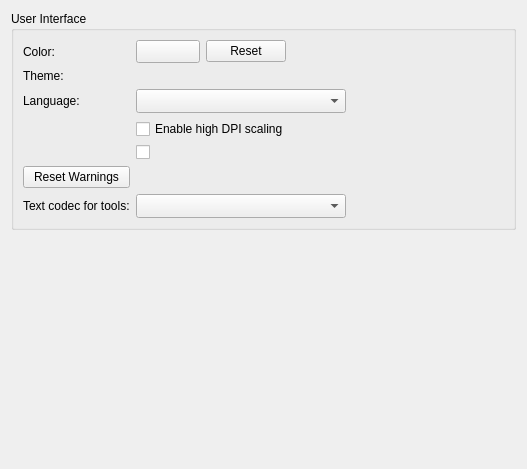
<?xml version="1.0" encoding="UTF-8"?>
<ui version="4.0">
 <class>Orca::Plugin::Core::GeneralSettings</class>
 <widget class="QWidget" name="Orca::Plugin::Core::GeneralSettings">
  <property name="geometry">
   <rect>
    <x>0</x>
    <y>0</y>
    <width>527</width>
    <height>469</height>
   </rect>
  </property>
  <layout class="QVBoxLayout" name="verticalLayout">
   <item>
    <widget class="QGroupBox" name="interfaceBox">
     <property name="title">
      <string>User Interface</string>
     </property>
     <layout class="QGridLayout" name="gridLayout">
      <item row="5" column="0">
       <widget class="QPushButton" name="resetWarningsButton">
        <property name="toolTip">
         <string>Re-enable warnings that were suppressed by selecting &quot;Do Not Show Again&quot; (for example, missing highlighter).</string>
        </property>
        <property name="text">
         <string comment="Button text">Reset Warnings</string>
        </property>
       </widget>
      </item>
      <item row="2" column="1">
       <layout class="QHBoxLayout" name="horizontalLayout_3">
        <item>
         <widget class="QComboBox" name="languageBox">
          <property name="sizeAdjustPolicy">
           <enum>QComboBox::AdjustToMinimumContentsLengthWithIcon</enum>
          </property>
          <property name="minimumContentsLength">
           <number>20</number>
          </property>
         </widget>
        </item>
        <item>
         <spacer name="horizontalSpacer_2">
          <property name="orientation">
           <enum>Qt::Horizontal</enum>
          </property>
          <property name="sizeHint" stdset="0">
           <size>
            <width>285</width>
            <height>20</height>
           </size>
          </property>
         </spacer>
        </item>
       </layout>
      </item>
      <item row="3" column="1">
       <widget class="QCheckBox" name="dpiCheckbox">
        <property name="text">
         <string>Enable high DPI scaling</string>
        </property>
       </widget>
      </item>
      <item row="0" column="1">
       <layout class="QHBoxLayout" name="horizontalLayout">
        <item>
         <widget class="Utils::QtColorButton" name="colorButton">
          <property name="sizePolicy">
           <sizepolicy hsizetype="Preferred" vsizetype="Preferred">
            <horstretch>0</horstretch>
            <verstretch>0</verstretch>
           </sizepolicy>
          </property>
          <property name="minimumSize">
           <size>
            <width>64</width>
            <height>0</height>
           </size>
          </property>
          <property name="alphaAllowed" stdset="0">
           <bool>false</bool>
          </property>
         </widget>
        </item>
        <item>
         <widget class="QPushButton" name="resetColorButton">
          <property name="toolTip">
           <string comment="Color">Reset to default.</string>
          </property>
          <property name="text">
           <string>Reset</string>
          </property>
         </widget>
        </item>
        <item>
         <spacer name="horizontalSpacer">
          <property name="orientation">
           <enum>Qt::Horizontal</enum>
          </property>
          <property name="sizeHint" stdset="0">
           <size>
            <width>285</width>
            <height>20</height>
           </size>
          </property>
         </spacer>
        </item>
       </layout>
      </item>
      <item row="2" column="0">
       <widget class="QLabel" name="languageLabel">
        <property name="text">
         <string>Language:</string>
        </property>
       </widget>
      </item>
      <item row="4" column="1">
       <widget class="QCheckBox" name="showShortcutsInContextMenus">
        <property name="text">
         <string/>
        </property>
       </widget>
      </item>
      <item row="1" column="0">
       <widget class="QLabel" name="themeLabel">
        <property name="text">
         <string>Theme:</string>
        </property>
       </widget>
      </item>
      <item row="1" column="1">
       <widget class="Orca::Plugin::Core::ThemeChooser" name="themeChooser" native="true"/>
      </item>
      <item row="0" column="0">
       <widget class="QLabel" name="colorLabel">
        <property name="text">
         <string>Color:</string>
        </property>
       </widget>
      </item>
      <item row="6" column="0">
       <widget class="QLabel" name="codecForLocale">
        <property name="text">
         <string>Text codec for tools:</string>
        </property>
       </widget>
      </item>
      <item row="6" column="1">
       <layout class="QHBoxLayout" name="horizontalLayout_4">
        <item>
         <widget class="QComboBox" name="codecBox">
          <property name="sizeAdjustPolicy">
           <enum>QComboBox::AdjustToMinimumContentsLengthWithIcon</enum>
          </property>
          <property name="minimumContentsLength">
           <number>20</number>
          </property>
         </widget>
        </item>
        <item>
         <spacer name="horizontalSpacer_3">
          <property name="orientation">
           <enum>Qt::Horizontal</enum>
          </property>
          <property name="sizeHint" stdset="0">
           <size>
            <width>40</width>
            <height>20</height>
           </size>
          </property>
         </spacer>
        </item>
       </layout>
      </item>
     </layout>
    </widget>
   </item>
   <item>
    <spacer name="verticalSpacer">
     <property name="orientation">
      <enum>Qt::Vertical</enum>
     </property>
     <property name="sizeHint" stdset="0">
      <size>
       <width>20</width>
       <height>30</height>
      </size>
     </property>
    </spacer>
   </item>
  </layout>
 </widget>
 <customwidgets>
  <customwidget>
   <class>Utils::QtColorButton</class>
   <extends>QToolButton</extends>
   <header location="global">utils/qtcolorbutton.hpp</header>
  </customwidget>
  <customwidget>
   <class>Orca::Plugin::Core::ThemeChooser</class>
   <extends>QWidget</extends>
   <header location="global">core/core-theme-chooser.hpp</header>
   <container>1</container>
  </customwidget>
 </customwidgets>
 <tabstops>
  <tabstop>colorButton</tabstop>
  <tabstop>resetColorButton</tabstop>
  <tabstop>languageBox</tabstop>
  <tabstop>resetWarningsButton</tabstop>
 </tabstops>
 <resources/>
 <connections/>
</ui>
